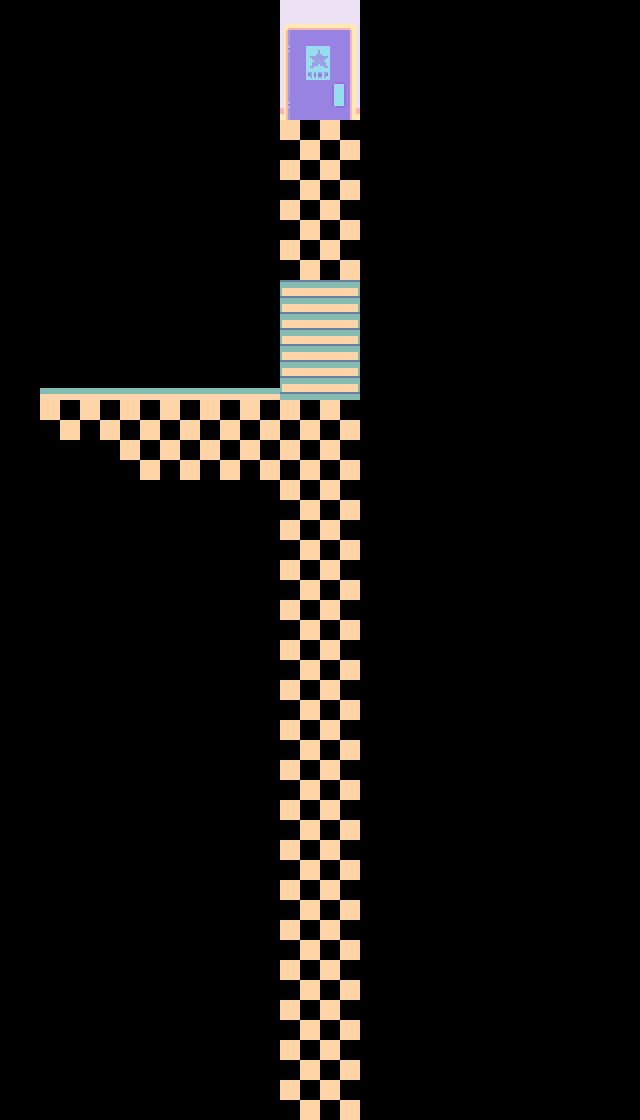

A 2D game scene composited from a Tiled map and its tileset images. What follows is a short description and the map's XML, with every tile layer's data as written:
An orthogonal 16x28 tile map with 40x40 px tiles, 4 tile layers (black, floor, floor_2, fgtile), 2 tilesets and 14 objects (3x transition, greenroom_floor, greenroom_wall, entry_greenroom, entry_elevator, ...).

<map version="1.10" tiledversion="1.10.2" orientation="orthogonal" renderorder="right-down" width="16" height="28" tilewidth="40" tileheight="40" infinite="0" nextlayerid="16" nextobjectid="97">
 <editorsettings>
  <export target="dump_corridors.lua" format="lua" />
 </editorsettings>
 <properties>
  <property name="border" value="green_room" />
  <property name="music" value="deltarune/greenroom_detune" />
  <property name="quietpipis" type="bool" value="true" />
 </properties>
 <tileset firstgid="1" source="../../tilesets/ch3_dw_tvland_stage.tsx" />
 <tileset firstgid="370" source="../../tilesets/floortv_objects.tsx" />
 <objectgroup id="2" name="objects_floor">
  <object id="79" name="greenroom_floor" x="240" y="0" width="40" height="40" />
 </objectgroup>
 <layer id="14" name="black" width="16" height="28">
  <data encoding="csv">
36,36,36,36,36,36,36,0,0,36,36,36,36,36,36,36,
36,36,36,36,36,36,36,0,0,36,36,36,36,36,36,36,
36,36,36,36,36,36,36,0,0,36,36,36,36,36,36,36,
36,36,36,36,36,36,36,0,0,36,36,36,36,36,36,36,
36,36,36,36,36,36,36,0,0,36,36,36,36,36,36,36,
36,36,36,36,36,36,36,0,0,36,36,36,36,36,36,36,
36,36,36,36,36,36,36,0,0,36,36,36,36,36,36,36,
36,36,36,36,36,36,36,0,0,36,36,36,36,36,36,36,
36,36,36,36,36,36,36,0,0,36,36,36,36,36,36,36,
36,36,36,36,36,36,36,0,0,36,36,36,36,36,36,36,
36,0,0,0,0,0,0,0,0,36,36,36,36,36,36,36,
36,36,36,0,0,0,0,0,0,36,36,36,36,36,36,36,
36,36,36,36,36,36,36,0,0,36,36,36,36,36,36,36,
36,36,36,36,36,36,36,0,0,36,36,36,36,36,36,36,
36,36,36,36,36,36,36,0,0,36,36,36,36,36,36,36,
36,36,36,36,36,36,36,0,0,36,36,36,36,36,36,36,
36,36,36,36,36,36,36,0,0,36,36,36,36,36,36,36,
36,36,36,36,36,36,36,0,0,36,36,36,36,36,36,36,
36,36,36,36,36,36,36,0,0,36,36,36,36,36,36,36,
36,36,36,36,36,36,36,0,0,36,36,36,36,36,36,36,
36,36,36,36,36,36,36,0,0,36,36,36,36,36,36,36,
36,36,36,36,36,36,36,0,0,36,36,36,36,36,36,36,
36,36,36,36,36,36,36,0,0,36,36,36,36,36,36,36,
36,36,36,36,36,36,36,0,0,36,36,36,36,36,36,36,
36,36,36,36,36,36,36,0,0,36,36,36,36,36,36,36,
36,36,36,36,36,36,36,0,0,36,36,36,36,36,36,36,
36,36,36,36,36,36,36,0,0,36,36,36,36,36,36,36,
36,36,36,36,36,36,36,0,0,36,36,36,36,36,36,36
</data>
 </layer>
 <layer id="1" name="floor" width="16" height="28">
  <data encoding="csv">
0,0,0,0,0,0,0,236,236,0,0,0,0,0,0,0,
0,0,0,0,0,0,0,236,236,0,0,0,0,0,0,0,
0,0,0,0,0,0,0,236,236,0,0,0,0,0,0,0,
0,0,0,0,0,0,0,236,236,0,0,0,0,0,0,0,
0,0,0,0,0,0,0,236,236,0,0,0,0,0,0,0,
0,0,0,0,0,0,0,236,236,0,0,0,0,0,0,0,
0,0,0,0,0,0,0,236,236,0,0,0,0,0,0,0,
0,0,0,0,0,0,0,334,336,0,0,0,0,0,0,0,
0,0,0,0,0,0,0,325,327,0,0,0,0,0,0,0,
0,259,259,259,259,259,259,334,336,0,0,0,0,0,0,0,
0,236,236,236,236,236,236,236,236,0,0,0,0,0,0,0,
0,0,0,236,236,236,236,236,236,0,0,0,0,0,0,0,
0,0,0,0,0,0,0,236,236,0,0,0,0,0,0,0,
0,0,0,0,0,0,0,236,236,0,0,0,0,0,0,0,
0,0,0,0,0,0,0,236,236,0,0,0,0,0,0,0,
0,0,0,0,0,0,0,236,236,0,0,0,0,0,0,0,
0,0,0,0,0,0,0,236,236,0,0,0,0,0,0,0,
0,0,0,0,0,0,0,236,236,0,0,0,0,0,0,0,
0,0,0,0,0,0,0,236,236,0,0,0,0,0,0,0,
0,0,0,0,0,0,0,236,236,0,0,0,0,0,0,0,
0,0,0,0,0,0,0,236,236,0,0,0,0,0,0,0,
0,0,0,0,0,0,0,236,236,0,0,0,0,0,0,0,
0,0,0,0,0,0,0,236,236,0,0,0,0,0,0,0,
0,0,0,0,0,0,0,236,236,0,0,0,0,0,0,0,
0,0,0,0,0,0,0,236,236,0,0,0,0,0,0,0,
0,0,0,0,0,0,0,236,236,0,0,0,0,0,0,0,
0,0,0,0,0,0,0,236,236,0,0,0,0,0,0,0,
0,0,0,0,0,0,0,236,236,0,0,0,0,0,0,0
</data>
 </layer>
 <layer id="13" name="floor_2" width="16" height="28">
  <data encoding="csv">
0,0,0,0,0,0,0,191,192,0,0,0,0,0,0,0,
0,0,0,0,0,0,0,200,201,0,0,0,0,0,0,0,
0,0,0,0,0,0,0,209,210,0,0,0,0,0,0,0,
0,0,0,0,0,0,0,0,0,0,0,0,0,0,0,0,
0,0,0,0,0,0,0,0,0,0,0,0,0,0,0,0,
0,0,0,0,0,0,0,0,0,0,0,0,0,0,0,0,
0,0,0,0,0,0,0,0,0,0,0,0,0,0,0,0,
0,0,0,0,0,0,0,0,0,0,0,0,0,0,0,0,
0,0,0,0,0,0,0,0,0,0,0,0,0,0,0,0,
0,0,0,0,0,0,0,0,0,0,0,0,0,0,0,0,
0,0,0,0,0,0,0,0,0,0,0,0,0,0,0,0,
0,0,0,0,0,0,0,0,0,0,0,0,0,0,0,0,
0,0,0,0,0,0,0,0,0,0,0,0,0,0,0,0,
0,0,0,0,0,0,0,0,0,0,0,0,0,0,0,0,
0,0,0,0,0,0,0,0,0,0,0,0,0,0,0,0,
0,0,0,0,0,0,0,0,0,0,0,0,0,0,0,0,
0,0,0,0,0,0,0,0,0,0,0,0,0,0,0,0,
0,0,0,0,0,0,0,0,0,0,0,0,0,0,0,0,
0,0,0,0,0,0,0,0,0,0,0,0,0,0,0,0,
0,0,0,0,0,0,0,0,0,0,0,0,0,0,0,0,
0,0,0,0,0,0,0,0,0,0,0,0,0,0,0,0,
0,0,0,0,0,0,0,0,0,0,0,0,0,0,0,0,
0,0,0,0,0,0,0,0,0,0,0,0,0,0,0,0,
0,0,0,0,0,0,0,0,0,0,0,0,0,0,0,0,
0,0,0,0,0,0,0,0,0,0,0,0,0,0,0,0,
0,0,0,0,0,0,0,0,0,0,0,0,0,0,0,0,
0,0,0,0,0,0,0,0,0,0,0,0,0,0,0,0,
0,0,0,0,0,0,0,0,0,0,0,0,0,0,0,0
</data>
 </layer>
 <objectgroup id="3" name="objects_below">
  <object id="87" name="greenroom_wall" x="40" y="280" width="240" height="120" />
 </objectgroup>
 <objectgroup id="12" name="objects_belowvines" />
 <objectgroup id="4" name="objects_below2" />
 <objectgroup color="#ff00ff" id="5" name="objects">
  <object id="80" name="transition" x="280" y="80" width="80.0384" height="39.4545">
   <properties>
    <property name="map" value="floortv/elevator" />
    <property name="marker" value="entry" />
   </properties>
  </object>
  <object id="81" name="transition" x="280" y="1120" width="80.0384" height="39.4545">
   <properties>
    <property name="exit_delay" type="float" value="0.3" />
    <property name="exit_sound" value="doorclose" />
    <property name="map" value="floortv/green_room" />
    <property name="marker" value="entry_dump" />
    <property name="sound" value="dooropen" />
   </properties>
  </object>
  <object id="94" name="transition" x="120" y="520" width="120" height="39.4545">
   <properties>
    <property name="map" value="floortv/inbetween_hall" />
    <property name="marker" value="entry_dump" />
   </properties>
  </object>
 </objectgroup>
 <layer id="15" name="fgtile" width="16" height="28">
  <data encoding="csv">
0,0,0,0,0,0,0,0,0,0,0,0,0,0,0,0,
0,0,0,0,0,0,0,0,0,0,0,0,0,0,0,0,
0,0,0,0,0,0,0,0,0,0,0,0,0,0,0,0,
0,0,0,0,0,0,0,0,0,0,0,0,0,0,0,0,
0,0,0,0,0,0,0,0,0,0,0,0,0,0,0,0,
0,0,0,0,0,0,0,0,0,0,0,0,0,0,0,0,
0,0,0,0,0,0,0,0,0,0,0,0,0,0,0,0,
0,0,0,0,0,0,0,0,0,0,0,0,0,0,0,0,
0,0,0,0,0,0,0,0,0,0,0,0,0,0,0,0,
0,0,0,0,0,0,0,0,0,0,0,0,0,0,0,0,
0,0,0,0,0,0,0,0,0,0,0,0,0,0,0,0,
0,0,0,0,0,0,0,0,0,0,0,0,0,0,0,0,
0,0,0,36,36,36,0,0,0,0,0,0,0,0,0,0,
0,0,0,36,36,36,0,0,0,0,0,0,0,0,0,0,
0,0,0,0,0,0,0,0,0,0,0,0,0,0,0,0,
0,0,0,0,0,0,0,0,0,0,0,0,0,0,0,0,
0,0,0,0,0,0,0,0,0,0,0,0,0,0,0,0,
0,0,0,0,0,0,0,0,0,0,0,0,0,0,0,0,
0,0,0,0,0,0,0,0,0,0,0,0,0,0,0,0,
0,0,0,0,0,0,0,0,0,0,0,0,0,0,0,0,
0,0,0,0,0,0,0,0,0,0,0,0,0,0,0,0,
0,0,0,0,0,0,0,0,0,0,0,0,0,0,0,0,
0,0,0,0,0,0,0,0,0,0,0,0,0,0,0,0,
0,0,0,0,0,0,0,0,0,0,0,0,0,0,0,0,
0,0,0,0,0,0,0,0,0,0,0,0,0,0,0,0,
0,0,0,0,0,0,0,0,0,0,0,0,0,0,0,0,
0,0,0,0,0,0,0,0,0,0,0,0,0,0,0,0,
0,0,0,0,0,0,0,0,0,0,0,0,0,0,0,0
</data>
 </layer>
 <objectgroup color="#0000ff" id="7" name="collision">
  <object id="42" x="240" y="480" width="40" height="640" />
  <object id="75" x="360" y="0" width="40" height="1120" />
  <object id="89" x="40" y="0" width="240" height="400" />
  <object id="90" x="40" y="440" width="80" height="80" />
  <object id="96" x="0" y="400" width="40" height="40" />
 </objectgroup>
 <objectgroup color="#7f00ff" id="8" name="markers">
  <object id="84" name="entry_greenroom" x="320" y="1080">
   <point />
  </object>
  <object id="85" name="entry_elevator" x="320" y="160">
   <point />
  </object>
  <object id="86" name="spawn" x="320" y="1080">
   <point />
  </object>
  <object id="95" name="entry_inbetween" x="180" y="480">
   <point />
  </object>
 </objectgroup>
</map>
